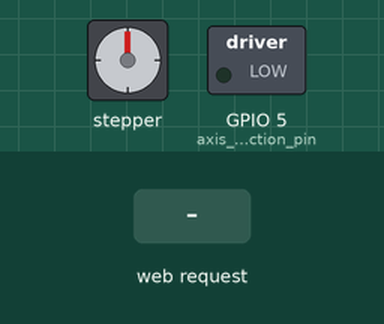
A sketch run on a simulated ESP32. On the bench: stepper motor, switched loads named in the sketch (green lamp = pin HIGH). The test bench sets the inputs (shaded band). WiFi joins after 1.5 s; servers stay silent unless stated; stepper angles assume 200 steps per turn; what the sketch prints to the serial monitor is not drawn.

Above: at 2.7 s.
2.8 s: HTTP request GET /axis1 received
At 2.98 s:
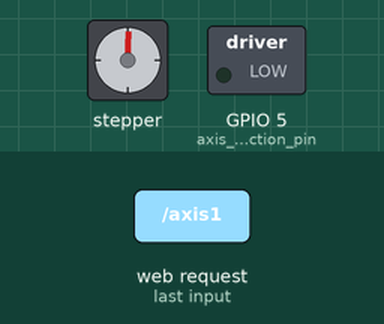
At 3.58 s:
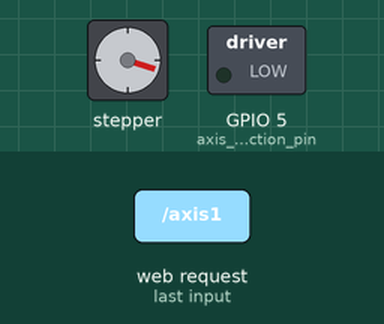
Timing chart, 0 to 14.8 s (numbered marks = the images above; inputs shaded):
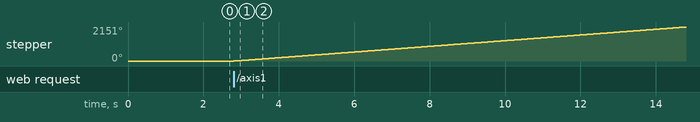

Measured:
- after the input at 2.8 s, stepper: keeps turning clockwise at about 179°/s, starting at once

The sketch:

3_motors_Wifi.ino
```cpp
#include <WiFi.h>
#include <ESP_FlexyStepper.h>

const char* ssid     = "coke_jonas";
const char* password = "araujo@123";

const int axis_1_step_pin = 2;
const int axis_1_direction_pin = 4;
const int axis_2_step_pin = 15;
const int axis_2_direction_pin = 16;
const int axis_3_step_pin = 17;
const int axis_3_direction_pin = 5;

ESP_FlexyStepper axis_1;
ESP_FlexyStepper axis_2;
ESP_FlexyStepper axis_3;

WiFiServer server(80);

void setup()
{
    Serial.begin(115200);
    axis_1.connectToPins(axis_1_step_pin, axis_1_direction_pin);
    axis_2.connectToPins(axis_2_step_pin, axis_2_direction_pin);
    axis_3.connectToPins(axis_3_step_pin, axis_3_direction_pin);

    axis_1.setSpeedInStepsPerSecond(100);
    axis_1.setAccelerationInStepsPerSecondPerSecond(500);
    axis_1.setDecelerationInStepsPerSecondPerSecond(500);

    axis_2.setSpeedInStepsPerSecond(100);
    axis_2.setAccelerationInStepsPerSecondPerSecond(500);
    axis_2.setDecelerationInStepsPerSecondPerSecond(500);

    axis_3.setSpeedInStepsPerSecond(100);
    axis_3.setAccelerationInStepsPerSecondPerSecond(500);
    axis_3.setAccelerationInStepsPerSecondPerSecond(500);


    pinMode(5, OUTPUT);

    delay(10);

    // We start by connecting to a WiFi network
    Serial.println();

    Serial.println();
    Serial.print("Connecting to ");
    Serial.println(ssid);

    WiFi.begin(ssid, password);

    while (WiFi.status() != WL_CONNECTED) {
        delay(500);
        Serial.print("Conectando");
    }

    Serial.println("");
    Serial.println("WiFi conectado.");
    Serial.println("IP address: ");
    Serial.println(WiFi.localIP());

    server.begin();

}

void loop(){
 WiFiClient client = server.available();   // listen for incoming clients

  if (client) {                             // if you get a client,
    Serial.println("New Client.");           // print a message out the serial port
    String currentLine = "";                // make a String to hold incoming data from the client
    while (client.connected()) {            // loop while the client's connected
      if (client.available()) {             // if there's bytes to read from the client,
        char c = client.read();             // read a byte, then
        Serial.write(c);                    // print it out the serial monitor
        if (c == '\n') {                    // if the byte is a newline character

          // if the current line is blank, you got two newline characters in a row.
          // that's the end of the client HTTP request, so send a response:
          if (currentLine.length() == 0) {
            // HTTP headers always start with a response code (e.g. HTTP/1.1 200 OK)
            // and a content-type so the client knows what's coming, then a blank line:
            client.println("HTTP/1.1 200 OK");
            client.println("Content-type:text/html");
            client.println();

            // the content of the HTTP response follows the header:
            client.print("Click  <a href=\"/axis1\">here</a> to turn the motor 1 on.<br>");
            client.print("Click <a href=\"/axis2\">here</a> to turn the motor 2 on.<br>");
            client.print("Click <a href=\"/axis3\">here</a> to turn the motor 3 on.<br>");

            // The HTTP response ends with another blank line:
            client.println();
            // break out of the while loop:
            break;
          } else {    // if you got a newline, then clear currentLine:
            currentLine = "";
          }
        } else if (c != '\r') {  // if you got anything else but a carriage return character,
          currentLine += c;      // add it to the end of the currentLine
        }

        // Check to see if the client request was "GET /H" or "GET /L":
        if (currentLine.endsWith("GET /axis1")) {
          axis_1.moveRelativeInSteps(20000);
        }
        if (currentLine.endsWith("GET /axia2")) {
          axis_2.moveRelativeInSteps(20000);
        }
        if (currentLine.endsWith("GET /axia3")) {
          axis_1.moveRelativeInSteps(20000);
        }
      }
    }
    // close the connection:
    client.stop();
    Serial.println("Client Disconnected.");
  }
}
```
